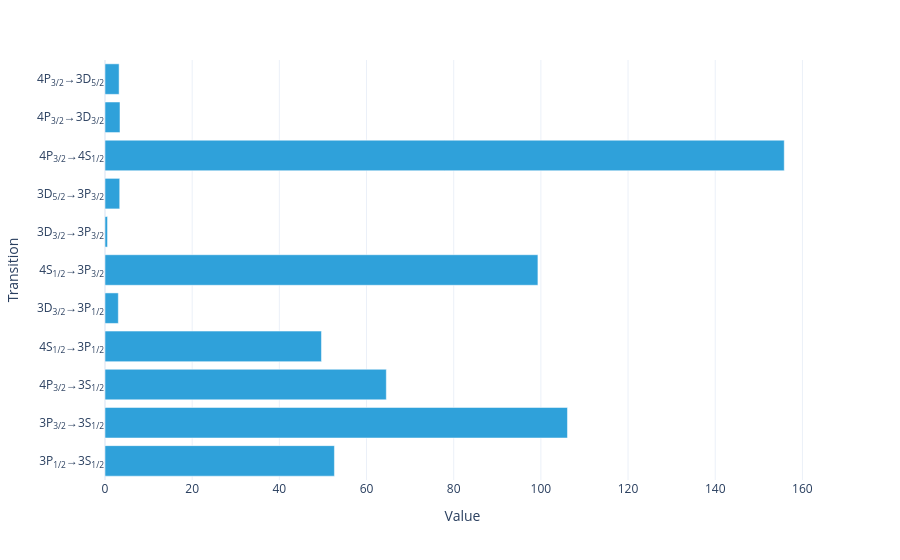

Notebook code cell kept with this figure:
### Code cell
model.total_flux(sol).visualize()

### Figure 1 — Plotly figure (JSON) as saved in the notebook; plotly's stock layout.template omitted (floating-point values rounded to 4 significant figures)
{"data": [{"hovertemplate": "Value=%{x}<br>Transition=%{y}<extra></extra>", "legendgroup": "", "marker": {"color": "#2fa1da", "pattern": {"shape": ""}}, "name": "", "orientation": "h", "showlegend": false, "textposition": "auto", "type": "bar", "x": [52.63, 106.1, 64.54, 49.66, 3.056, 99.32, 0.5808, 3.377, 155.8, 3.436, 3.238], "xaxis": "x", "y": ["3P<sub>1/2</sub>→3S<sub>1/2</sub>", "3P<sub>3/2</sub>→3S<sub>1/2</sub>", "4P<sub>3/2</sub>→3S<sub>1/2</sub>", "4S<sub>1/2</sub>→3P<sub>1/2</sub>", "3D<sub>3/2</sub>→3P<sub>1/2</sub>", "4S<sub>1/2</sub>→3P<sub>3/2</sub>", "3D<sub>3/2</sub>→3P<sub>3/2</sub>", "3D<sub>5/2</sub>→3P<sub>3/2</sub>", "4P<sub>3/2</sub>→4S<sub>1/2</sub>", "4P<sub>3/2</sub>→3D<sub>3/2</sub>", "4P<sub>3/2</sub>→3D<sub>5/2</sub>"], "yaxis": "y"}], "layout": {"barmode": "relative", "legend": {"title": {}, "tracegroupgap": 0}, "margin": {"t": 60}, "xaxis": {"anchor": "y", "domain": [0, 1], "title": {"text": "Value"}}, "yaxis": {"anchor": "x", "domain": [0, 1], "title": {"text": "Transition"}}}}
